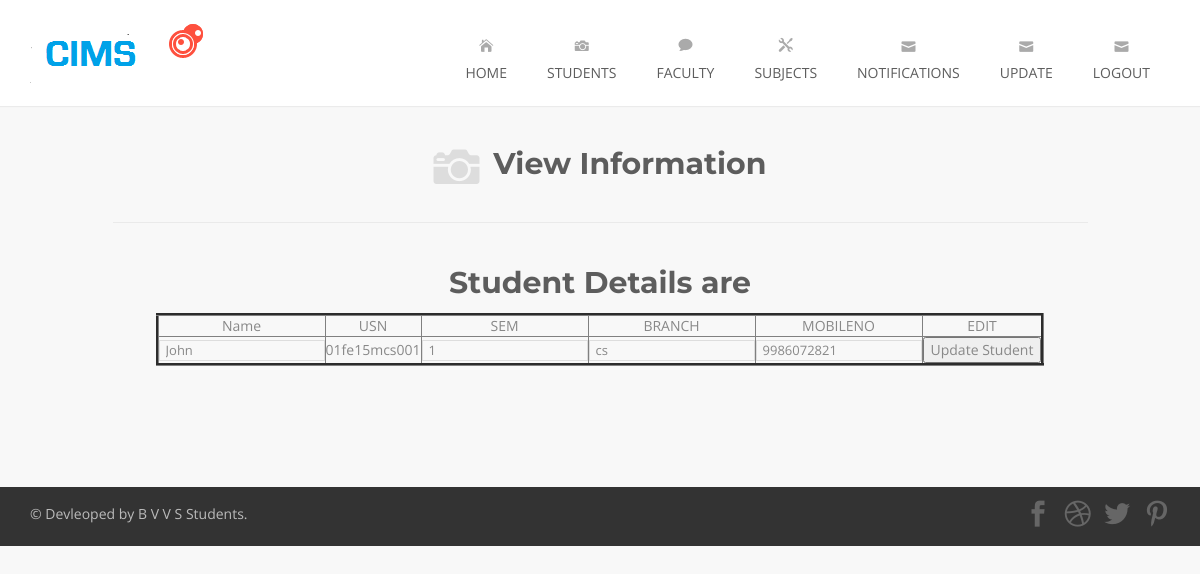
Screenshot of /editstudents.php?usn=01fe15mcs001 with the database file from the repository.
### tables this page shows
CREATE TABLE IF NOT EXISTS `student` (
  `usn` varchar(50) NOT NULL,
  `sem` int(11) NOT NULL,
  `branch` varchar(50) NOT NULL,
  `sname` varchar(50) NOT NULL,
  `pass` varchar(50) NOT NULL,
  `mobile` bigint(12) NOT NULL,
  PRIMARY KEY (`usn`)
);

### editstudents.php (the view, shortened to what this page needs)
	<?php
	$usn=$_GET['usn'];
					?>
	<!DOCTYPE html>
<html lang="en">
             		<body>
						<?php
						include 'header.php';
						?>
						<div class="page-title-container">
            <div class="container">
                <div class="row">
                  <div class="col-sm-10 col-sm-offset-1 page-title wow fadeIn">
                        <span aria-hidden="true" class="icon_camera"></span>
                      <h1>View Information</h1>
                    </div>
                </div>
            </div>
        </div>
						<div class="portfolio-container">
	        <div class="container">
 <h1 align="center">Student Details are</h1>
						<table align="center" border="3">
						<tr>
						<td>Name</td>
						<td>USN</td>
						<td>SEM</td>
						<td>BRANCH</td>
						<td>MOBILENO</td>
						<td>EDIT</td>
						</tr>
						<form action="#" method="post">
						<?php
					$q2="select * from student where usn='$usn'";
		   			 $r2 = mysql_query($q2);
					while($rs=mysql_fetch_array($r2)){
						echo "<tr>";
					    echo "<td><input type='text' name='name' value='$rs[sname]'></td>";
						echo "<td>".$rs['usn']."</td>";
						echo "<td><input type='text' name='sem' value='$rs[sem]'></td>";
						echo "<td><input type='text' name='branch' value='$rs[branch]'></td>";
						echo "<td><input type='text' name='mobile' value='$rs[mobile]'></td>";
						echo "<td align='center' valign='middle'><input name='Submit' type='submit'  value='Update Student' /></td>";
						echo "</tr>";
					}
				    ?>
						</form>
						</table>
						</div>
</div>
<?php
include 'footer.php';
						?>
    </body>
</html>

### assets/css/form-elements.css (style rules this page uses)
input[type="text"], textarea, textarea.form-control { margin: 0; padding: 0 6px; vertical-align: middle; background: none; border: 1px solid #ddd; font-family: 'Open Sans', sans-serif; font-size: 13px; font-weight: 400; color: #888; -moz-border-radius: 0; -webkit-border-radius: 0; border-radius: 0; -moz-box-shadow: none; -webkit-box-shadow: none; box-shadow: none; -o-transition: all .3s; -moz-transition: all .3s; -webkit-transition: all .3s; -ms-transition: all .3s; transition: all .3s; }

### assets/css/style.css (style rules this page uses)
body { background: #f8f8f8; text-align: center; font-family: 'Open Sans', sans-serif; color: #888; font-size: 14px; font-weight: 400; }
h1 { font-family: 'Montserrat', sans-serif; font-size: 30px; color: #5d5d5d; line-height: 40px; font-weight: bold; }
.page-title-container { margin: 0 auto; padding: 35px 0 0 0; }
.page-title { padding-bottom: 35px; border-bottom: 1px solid #eaeaea; }
.page-title-container h1 { display: inline; margin-left: 10px; text-shadow: 0 1px 0 rgba(255, 255, 255, .7); vertical-align: middle; }
.page-title-container span { font-size: 46px; color: #ddd; vertical-align: middle; }
.portfolio-container { margin-top: 20px; padding-bottom: 50px; }

### rows the page displays
student: name "John", usn "01fe15mcs001", sem "1", branch "cs", mobile "9986072821"
